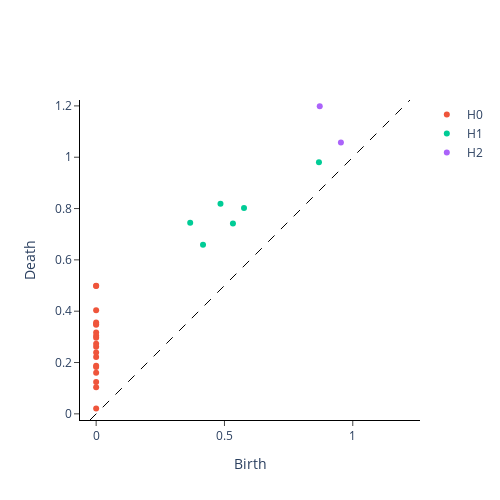

Notebook code for this chart:
### Code cell
plot_diagram(pr_dist)

### Figure 1 — Plotly figure (JSON) as saved in the notebook; plotly's stock layout.template omitted (floating-point values rounded to 4 significant figures)
{"data": [{"hoverinfo": "none", "line": {"color": "black", "dash": "dash", "width": 1}, "mode": "lines", "showlegend": false, "type": "scatter", "x": [-0.02398, 1.223], "y": [-0.02398, 1.223]}, {"hoverinfo": "text", "hovertext": ["(0.0, 0.021127698943018913)", "(0.0, 0.10389021784067154)", "(0.0, 0.12369859963655472)", "(0.0, 0.15970568358898163)", "(0.0, 0.18210910260677338)", "(0.0, 0.18759295344352722)", "(0.0, 0.2211766242980957)", "(0.0, 0.23864255845546722)", "(0.0, 0.26123979687690735)", "(0.0, 0.27287566661834717)", "(0.0, 0.2968809902667999)", "(0.0, 0.30436569452285767)", "(0.0, 0.3165555000305176)", "(0.0, 0.3468085527420044)", "(0.0, 0.34993043541908264)", "(0.0, 0.3557051122188568)", "(0.0, 0.4033915400505066)", "(0.0, 0.4978209137916565)", "(0.0, 0.4988735616207123)"], "mode": "markers", "name": "H0", "type": "scatter", "x": [0, 0, 0, 0, 0, 0, 0, 0, 0, 0, 0, 0, 0, 0, 0, 0, 0, 0, 0], "y": [0.02113, 0.1039, 0.1237, 0.1597, 0.1821, 0.1876, 0.2212, 0.2386, 0.2612, 0.2729, 0.2969, 0.3044, 0.3166, 0.3468, 0.3499, 0.3557, 0.4034, 0.4978, 0.4989]}, {"hoverinfo": "text", "hovertext": ["(0.8681827783584595, 0.9804925322532654)", "(0.5762016773223877, 0.8019317388534546)", "(0.5330476760864258, 0.7414305210113525)", "(0.48452019691467285, 0.8186347484588623)", "(0.4164546728134155, 0.6586556434631348)", "(0.36648300290107727, 0.7451460361480713)"], "mode": "markers", "name": "H1", "type": "scatter", "x": [0.8682, 0.5762, 0.533, 0.4845, 0.4165, 0.3665], "y": [0.9805, 0.8019, 0.7414, 0.8186, 0.6587, 0.7451]}, {"hoverinfo": "text", "hovertext": ["(0.9537857174873352, 1.0570186376571655)", "(0.8712626099586487, 1.1990251541137695)"], "mode": "markers", "name": "H2", "type": "scatter", "x": [0.9538, 0.8713], "y": [1.057, 1.199]}], "layout": {"height": 500, "plot_bgcolor": "white", "width": 500, "xaxis": {"autorange": false, "exponentformat": "e", "linecolor": "black", "linewidth": 1, "mirror": false, "range": [-0.02398, 1.223], "showexponent": "all", "showline": true, "side": "bottom", "ticks": "outside", "title": {"text": "Birth"}, "type": "linear", "zeroline": true}, "yaxis": {"autorange": false, "exponentformat": "e", "linecolor": "black", "linewidth": 1, "mirror": false, "range": [-0.02398, 1.223], "scaleanchor": "x", "scaleratio": 1, "showexponent": "all", "showline": true, "side": "left", "ticks": "outside", "title": {"text": "Death"}, "type": "linear", "zeroline": true}}}
